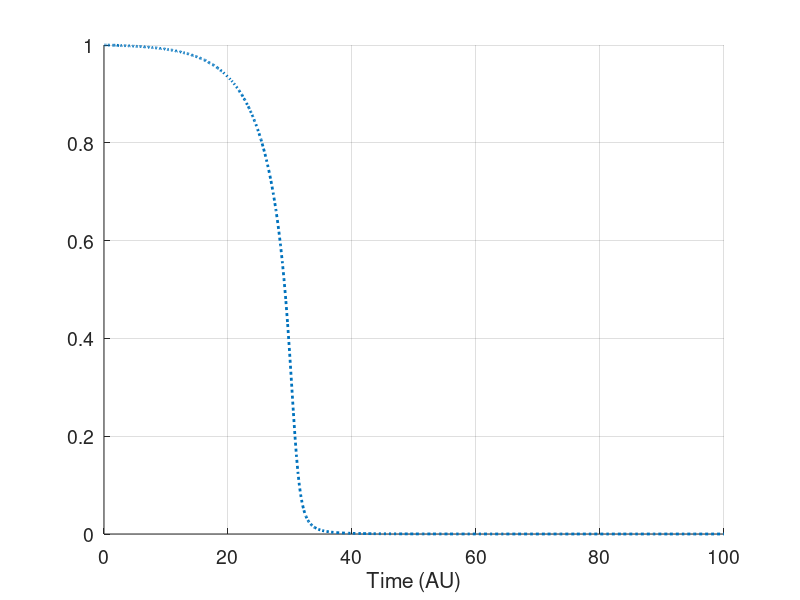

Write MATLAB code to recreate this figure.
function AlievPanfilovODE
% (Ventricular) Aliev-Panfilov model in single-cell with the parameters
% from Goektepe et al, 2010
% using ode45
% Marta, 18/03/2020
% see AlievPanfilov0D_forClara.m for equivalent using forward Euler

% BCL in AU: basic cycle length: time between repeated stimuli (e.g. 30)
% ncyc: number of cycles, number of times the cell is stimulated (e.g. 10)
% extra in AU: time after BCL*ncyc during which the simulation runs (e.g.
% 0)
% ncells is number of cells in 1D cable (e.g. 200)
% iscyclic, = 0 for a cable, = 1 for a ring (connecting the ends of the
% cable - the boundary conditions are not set for the ring yet!)
% flagmovie, = 0 to show a movie of the potential propagating, = 0
% otherwise

% Aliev-Panfilov model parameters 
% V is the electrical potential difference across the cell membrane in 
% arbitrary units (AU)
% t is the time in AU - to scale do tms = t *12.9


[t,y]=ode45(@AlPan,[0; 100],[1;0]);

function dydt = AlPan(t,y)
    a = 0.01;
    k = 8.0;
    mu1 = 0.2;
    mu2 = 0.3;
    epsi = 0.002;
    b  = 0.15;
    V=y(1);
    W=y(2);
    dWdt=(epsi + mu1*W./(mu2+V)).*(-W-k.*V.*(V-b-1));
    dV=0;
    dVdt=(-k.*V.*(V-a).*(V-1)-W.*V)+dV;
    dydt=[dVdt; dWdt];
end

hold all
plot(t,y(:,1),':','LineWidth',2)
% plot(t,y(:,2),'r--s','LineWidth',2)
% legend('V (AU)','W (AU)','Location','Best')
xlabel('Time (AU)')
set(gca,'FontSize',14)
grid on
end
                      
        